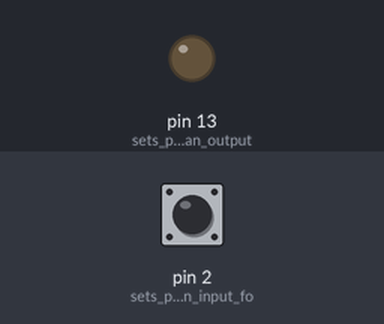
A sketch run on a simulated Arduino Uno, built with avr-gcc and run on an emulated ATmega328P. Parts: output pins drawn as LEDs (lit = HIGH). Dashed ring = blinking. Inputs (shaded band) come from the test bench; at power-on: pin 2 (sets_pin_2_as_an_input_fo) LOW.

Above: at 1.2 s.
1.3 s: pin 2 (sets_pin_2_as_an_input_fo) pulled HIGH for 1 s
At 1.55 s:
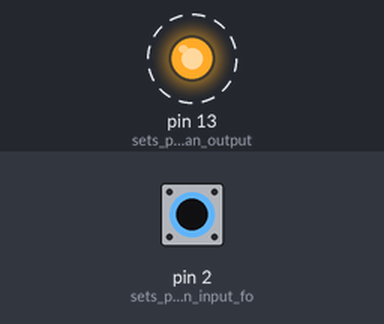
4.3 s: pin 2 (sets_pin_2_as_an_input_fo) pulled HIGH for 3.2 s
At 7.8 s:
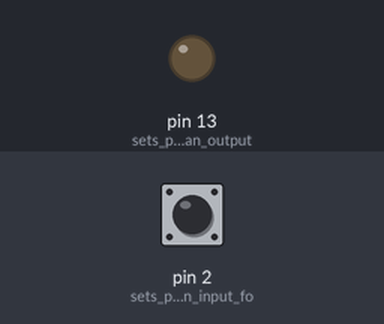
Timing chart, 0 to 9.3 s (numbered marks = the images above; inputs shaded):
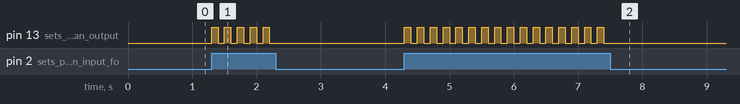

The sketch:

sketch_mar29.ino
```cpp
void setup() {
pinMode(13, OUTPUT); //sets pin 13 as an output for the LED
pinMode(2, INPUT); //sets pin 2 as an input for the switch
}

void loop() {
int buttonState =digitalRead(2); //to read the state of the switch, high if pressed low if not

if (buttonState == HIGH) { //if the switch is pressed
digitalWrite (13,HIGH); //the LED turns on
delay(100); //cause a delay so I can produce a fast blinking effect
digitalWrite (13,LOW); //to turn the LED off for the blink effect
delay(100); //the fast delay to complete the blink full cycle
}
else {
  digitalWrite(13,LOW); //if the switch is not pressed keep the LED off
}
}
```

Measured:
- after the input at 1.3 s, pin 13 (sets_pin_13_as_an_output): alternates HIGH for 0.10 s and LOW for 0.10 s, 10 changes in all, then stays LOW, starting at once
- after the input at 4.3 s, pin 13 (sets_pin_13_as_an_output): alternates HIGH for 0.10 s and LOW for 0.10 s, 32 changes in all, then stays LOW, starting at once
